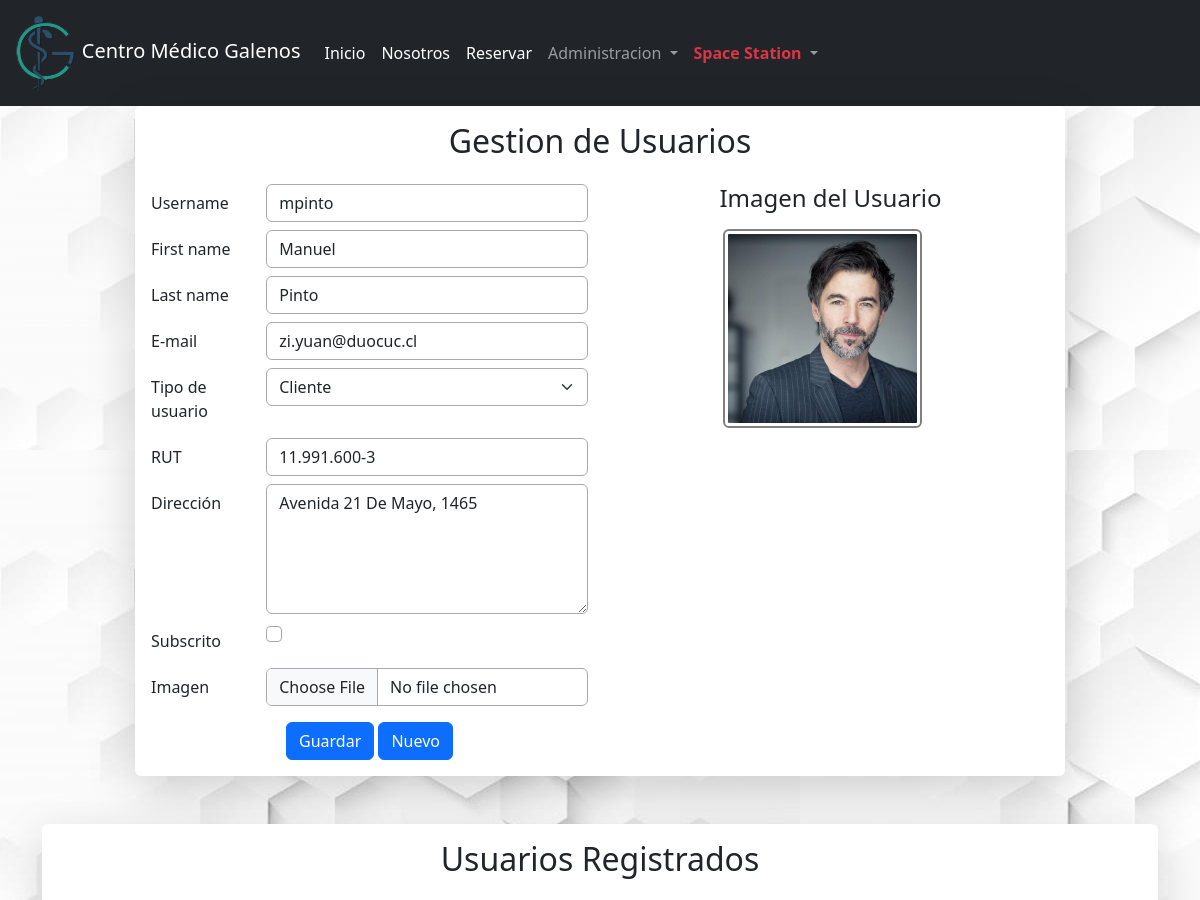
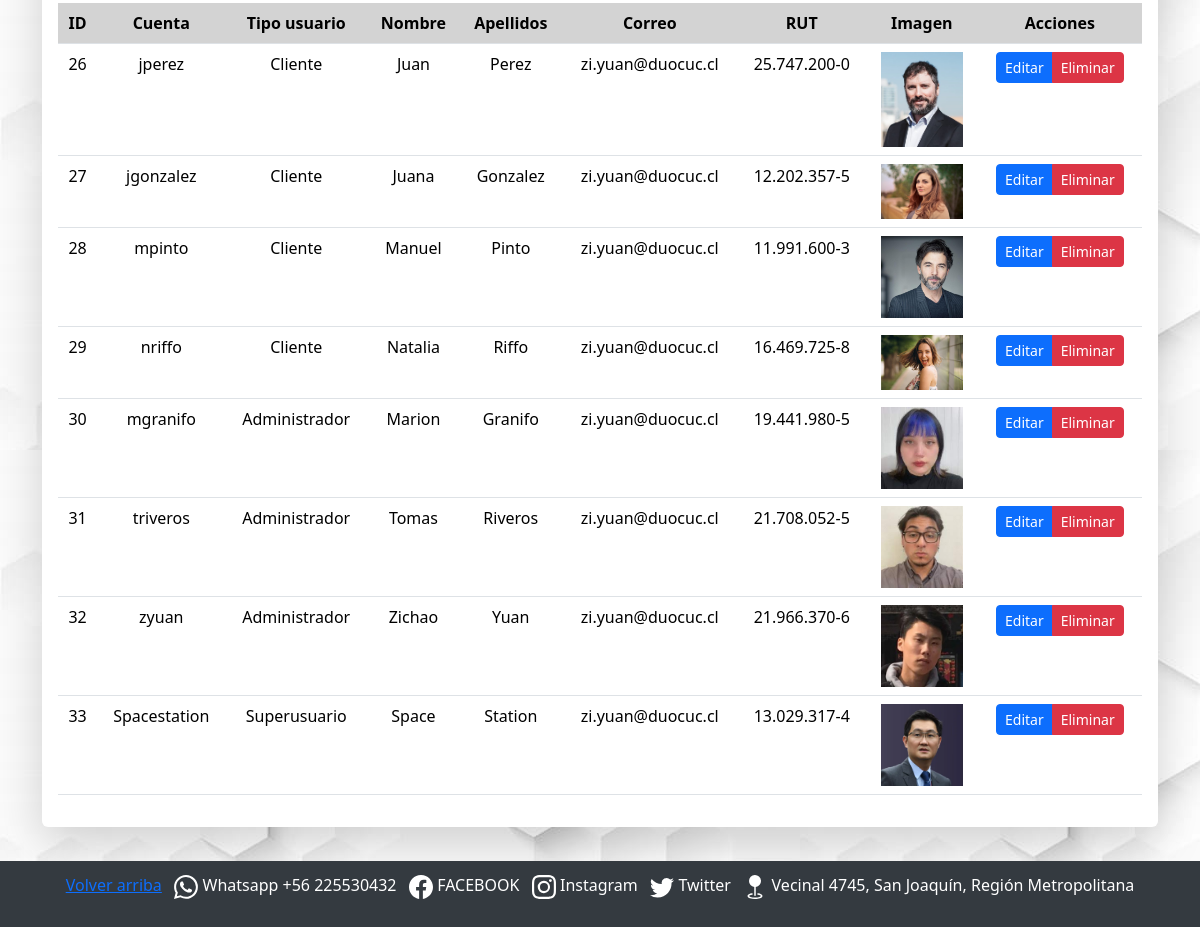
The page /usuarios/actualizar/28 (signed in) on the database its author committed (2 pictures, top to bottom).
### core/models.py (models this page shows, shortened)
class Perfil(models.Model):
    USUARIO_CHOICES = [
        ('Cliente', 'Cliente'),
        ('Medico', 'Medico'),
        ('Administrador', 'Administrador'),
        ('Superusuario', 'Superusuario'),
    ]
    usuario = models.OneToOneField(User, on_delete=models.CASCADE)
    tipo_usuario = models.CharField(
        choices=USUARIO_CHOICES,
        max_length=50,
        blank=False,
        null=False,
        verbose_name='Tipo de usuario'
    )
    rut = models.CharField(max_length=15, blank=False, null=False, verbose_name='RUT')
    direccion = models.CharField(max_length=800, blank=False, null=False, verbose_name='Dirección')
    subscrito = models.BooleanField(default=False)
    imagen = models.ImageField(upload_to='perfiles/', blank=False, null=False, verbose_name='Imagen')
    class Meta:
        db_table = 'Perfil'
        verbose_name = "Perfil de usuario"
        verbose_name_plural = "Perfiles de usuarios"
        ordering = ['tipo_usuario']

### core/views.py (the view, shortened to what this page needs)
# urls.py: path('usuarios/<accion>/<id>', usuarios, name='usuarios'),
@user_passes_test(es_personal_autenticado_y_activo)
def usuarios(request, accion, id):
    usuario = User.objects.get(id=id) if int(id) > 0 else None
    perfil = usuario.perfil if usuario else None
    if request.method == 'GET':
        if accion == 'eliminar':
            eliminado, mensaje = eliminar_registro(User, id)
            messages.success(request, mensaje)
            return redirect(usuarios, 'crear', '0')
        else:
            form_usuario = UsuarioForm(instance=usuario)
            form_perfil = PerfilForm(instance=perfil)
    context = {
        'form_usuario': form_usuario,
        'form_perfil': form_perfil,
        'usuarios': User.objects.all(),
    }
    return render(request, 'core/usuarios.html', context)

### core/forms.py
class UsuarioForm(ModelForm):
   class Meta:
        model = User
        fields = ('username', 'first_name', 'last_name', 'email')
        labels = {
            'email': 'E-mail',
        }

class PerfilForm(ModelForm):
    class Meta:
        model = Perfil
        fields = ('tipo_usuario', 'rut', 'direccion', 'subscrito', 'imagen')
        widgets = {
            'direccion': forms.Textarea(attrs={'rows': 2}),
            'imagen': forms.FileInput(attrs={'style': 'displaynone;'}),
        }

### core/context_processors.py (called while the page is built, shortened)
def obtener_datos_usuario(request):
    first_name = ''
    last_name = ''
    if request.user.is_authenticated:
        usuario = User.objects.get(pk=request.user.pk)
        first_name = usuario.first_name
        last_name = usuario.last_name
    return first_name, last_name

def get_and_clean_session_variable(request, name):
    value = ''
    if name in request.session:
        value = request.session.get(name)
        request.session[name] = ''
    return value

def obtener_mensajes(request):
    html_messages = ''
    tipo_mensajes = []
    lista_mensajes = list(messages.get_messages(request))
    html_form_errors = get_and_clean_session_variable(request, 'backend_html_form_errors')
    titulo = html_form_errors != '' or len(lista_mensajes) > 1
    mensajes = SafeString(html_messages + html_form_errors)
    tipo_mensaje = ''
    if html_form_errors != '' or 'error' in tipo_mensajes:
        tipo_mensaje = 'error'
    elif 'success' in tipo_mensajes:
        tipo_mensaje = 'success'
    elif 'info' in tipo_mensajes:
        tipo_mensaje = 'info'
    return mensajes, tipo_mensaje

def global_render(request):
    first_name, last_name = obtener_datos_usuario(request)
    mensajes, tipo_mensaje = obtener_mensajes(request)
    return {
        'first_name': first_name,
        'last_name': last_name,
        'backend_messages': mensajes,
        'backend_message_type': tipo_mensaje,
    }

### core/templatetags/custom_filters.py (called while the page is built)
@register.filter(is_safe=True)
def as_bootstrap_form(form, args=''):
    form_html = ''
    for field in form:
        form_html += as_bootstrap_field(field, args)
    return SafeString(form_html)

### core/views.py (called while the page is built)
def es_personal_autenticado_y_activo(user):
    return (user.is_staff or user.is_superuser) and user.is_authenticated and user.is_active

### core/templates/core/usuarios.html (shortened to what this page needs)
{% extends 'core/base.html' %}
{% load static %}
{% load custom_filters %}
{% block content %}
<div class="container">
  <div class="col-12 col-md-12 col-lg-10 mx-auto">
    <div class="card border-0 shadow-lg">
      <div class="card-body">
        <h2 class="card-title text-center mb-4">Gestion de Usuarios</h2>
        <form id="form-usuarios" method="POST" enctype="multipart/form-data">
          <div class="row">
            <div class="col-md-6">
              <div class="mb-3">
                {{ form_usuario|as_bootstrap_form }}
                {{ form_perfil|as_bootstrap_form }}
              </div>
              <div class="text-center">
                <button type="submit" class="btn btn-primary btn-md">Guardar</button>
                <a href="{% url 'usuarios' 'crear' '0' %}" class="btn btn-primary btn-md">Nuevo</a>
              </div>
            </div>
            <div class="col-md-6">
              <div class="mb-3 text-center">
                <h4 class="mb-3">Imagen del Usuario</h4>
                {% if form_perfil.imagen.value %}
                  <img id="cuadro-imagen" src="/media/{{ form_perfil.imagen.value }}" class="img-thumbnail me-3" style="max-width: 250px; height: auto; object-fit: cover;">
                {% else %}
                  <img id="cuadro-imagen" src="{% static 'core/img/sin-imagen.png' %}" class="img-thumbnail me-3" style="max-width: 250px; height: auto; object-fit: cover;">
                {% endif %}
              </div>
            </div>
          </div>
        </form>
      </div>
    </div>
  </div>
</div>
<div class="container mt-5">
  <div class="row justify-content-center">
    <div class="col-12">
      <div class="card border-0 shadow-lg card-usuarios-registrados">
        <div class="card-body">
          <h2 class="text-center mb-4">Usuarios Registrados</h2>
          <div class="table-responsive">
            <table id="tabla-principal" class="table table-hover text-center">
              <thead>
                <tr>
                  <th>ID</th>
                  <th>Cuenta</th>
                  <th>Tipo usuario</th>
                  <th>Nombre</th>
                  <th>Apellidos</th>
                  <th>Correo</th>
                  <th>RUT</th>
                  <th>Imagen</th>
                  <th>Acciones</th>
                </tr>
              </thead>
              <tbody>
                {% for usuario in usuarios %}
                <tr>
                  <td>{{usuario.id}}</td>
                  <td>{{usuario.username }}</td>
                  <td>{{usuario.perfil.tipo_usuario}}</td>
                  <td>{{usuario.first_name}}</td>
                  <td>{{usuario.last_name }}</td>
                  <td>{{usuario.email }}</td>
                  <td>{{usuario.perfil.rut}}</td>
                  <td>
                    {% if usuario.perfil.imagen %}
                      <img src="/media/{{ usuario.perfil.imagen }}" class="usuario-sm img-fluid" style="max-width: 100px;" alt="">
                    {% else %}
                      <img src="{% static 'core/img/sin-imagen.png' %}" class="usuario-sm img-fluid" style="max-width: 100px;" alt="Sin imagen">
                    {% endif %}
                  </td>
                  <td>
                    <div class="btn-group">
                      <a href="{% url 'usuarios' 'actualizar' usuario.id %}" class="btn btn-primary btn-sm">Editar</a>
                      <a href="{% url 'usuarios' 'eliminar' usuario.id %}" class="btn btn-danger btn-sm">Eliminar</a>
                    </div>
                  </td>
                </tr>
                {% endfor %}
              </tbody>
            </table>
          </div>
        </div>
      </div>
    </div>
  </div>
</div>
{% endblock content %}
{% block script %}
<link rel="stylesheet" href="{% static 'core/css/nosotros.css' %}">
{% endblock script %}

### core/templates/core/base.html (shortened to what this page needs)
{% load static %}
<!DOCTYPE html>
<html lang="es">
<head>
    <link rel="stylesheet" href="https://cdnjs.cloudflare.com/ajax/libs/font-awesome/6.5.2/css/all.min.css"
 />
    <link type="text/css" rel="stylesheet" href="https://cdn.jsdelivr.net/npm/bootstrap@5.3.0/dist/css/bootstrap.min.css" />
    <link type="text/css" rel="stylesheet" href="https://cdn.datatables.net/1.13.4/css/dataTables.bootstrap5.min.css" />
    <link type="text/css" rel="stylesheet" href="https://cdnjs.cloudflare.com/ajax/libs/animate.css/4.1.1/animate.min.css" />
    <link type="text/css" rel="stylesheet" href="{% static 'core/css/style.css' %}">
    <link type="text/css" rel="stylesheet" href="{% static 'core/css/page-layout.css' %}">
    <link rel="stylesheet" href="{% static 'core/css/base.css' %}">
    <link
      href="https://cdn.jsdelivr.net/npm/bootstrap@5.3.3/dist/css/bootstrap.min.css"
      rel="stylesheet"
/>
</head>
<body class="main-body">
  <header id="header">
    <nav class="navbar navbar-expand-lg navbar-dark bg-dark">
      <div class="container-fluid">
        <a class="navbar-brand" href="{% url 'inicio' %}">
            <img class="logo" src="{% static 'core/img/galenos.png' %}" style="height: 80px" alt="" /> Centro Médico Galenos
          </a>
        <div class="collapse navbar-collapse" id="navbarSupportedContent">
          <ul class="navbar-nav me-auto mb-2 mb-lg-0">
            <li class="nav-item">
              <a class="nav-link active" aria-current="page" href="{% url 'inicio' %}"> Inicio </a>
            </li>
            <li class="nav-item">
              <a class="nav-link active" aria-current="page" href="{% url 'nosotros' %}"> Nosotros </a>
            </li>
            <li class="nav-item">
              <a class="nav-link active" aria-current="page" href="{% url 'reservar_cita' %}"> Reservar </a>
            </li>
            {% if user.is_authenticated and user.is_staff and user.is_active or user.is_authenticated and user.is_superuser and user.is_active %}
              <li class="nav-item dropdown">
                <a class="nav-link dropdown-toggle" href="#" role="button" data-bs-toggle="dropdown"
                    aria-expanded="false">
                  Administracion
                </a>
              </li>
            {% endif %}
            {% if user.is_authenticated %}
              <li class="nav-item dropdown">
                <a class="nav-link dropdown-toggle" href="#" role="button" data-bs-toggle="dropdown"
                    aria-expanded="false" href="{% url 'ingresar' %}">
                  {% if user.is_superuser %}
                    <span class="text-danger fw-bold">
                  {% elif user.is_staff %}
                    <span class="text-success fw-bold">
                  {% else %}
                    <span>
                  {% endif %}
                    {{ first_name }} {{ last_name }}
                  </span>
                </a>
                  {% endif %}
              </li>
          </ul>
        </div>
      </div>
    </nav>
  <div class="content m-0 pagelayout-2">
    {% block content %}
    {% endblock content %}
  </div>
  <footer>
    <div>
      <p>
        <a href="#">Volver arriba</a>
        Whatsapp +56 225530432
        &nbsp;
        FACEBOOK
        &nbsp;
        Instagram
        &nbsp;
        Twitter
        &nbsp;
        Vecinal 4745, San Joaquín, Región Metropolitana
      </p>
    </div>
  </footer>
    {% block script %}
    {% endblock script %}
</body>
</html>

### core/static/core/css/style.css (style rules this page uses)
th { vertical-align: top; background-color: lightgray !important; }
input, textarea, select { border-color: darkgray !important; }
body { position: relative; padding-bottom: 100px; }

### core/static/core/css/base.css (style rules this page uses)
.usuario-sm { width: 82px; height: 70px; }
#cuadro-imagen { max-width: 236px; max-height: 199px; padding: 3px; border: 2px solid gray; }
#id_direccion { height: 130px; }
footer { width: 100%; background-color: #343a40; color: white; text-align: center; padding: 1%; position: fixed; bottom: 0; left: 0; }
footer svg { width: 1.5em; height: 1.5em; vertical-align: middle; margin: 0 0px; }
.content { margin-bottom: 10px; }

### core/static/core/css/nosotros.css (style rules this page uses)
body { background-image: url('/static/core/img/nosotros.jpg'); }

### rows shown on the page
Perfil: tipo_usuario "Cliente", rut "11.991.600-3", direccion "Avenida 21 De Mayo, 1465", imagen.value (picture)

### other values the page prints
{{ first_name }} "Space"
{{ last_name }} "Station"
{{ usuario.id }} "26"
{{ usuario.username }} "jperez"
{{ usuario.perfil.tipo_usuario }} "Cliente"
{{ usuario.first_name }} "Juan"
{{ usuario.last_name }} "Perez"
{{ usuario.email }} "zi.yuan@duocuc.cl"
{{ usuario.perfil.rut }} "25.747.200-0"
{{ usuario.id }} "27"
{{ usuario.username }} "jgonzalez"
{{ usuario.first_name }} "Juana"
{{ usuario.last_name }} "Gonzalez"
{{ usuario.perfil.rut }} "12.202.357-5"
{{ usuario.id }} "28"
